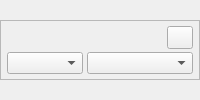
<?xml version="1.0" encoding="UTF-8"?>
<ui version="4.0">
 <class>CustomControllerDeviceWidget</class>
 <widget class="QWidget" name="CustomControllerDeviceWidget">
  <attribute name="connectSlotsByName">
   <bool>false</bool>
  </attribute>
  <layout class="QGridLayout" name="outerLayout">
   <property name="leftMargin">
    <number>0</number>
   </property>
   <property name="topMargin">
    <number>0</number>
   </property>
   <property name="rightMargin">
    <number>0</number>
   </property>
   <property name="bottomMargin">
    <number>0</number>
   </property>
   <property name="spacing">
    <number>0</number>
   </property>
   <item row="0" column="0">
    <widget class="QFrame" name="cardFrame">
     <property name="frameShape">
      <enum>QFrame::StyledPanel</enum>
     </property>
     <property name="frameShadow">
      <enum>QFrame::Sunken</enum>
     </property>
     <property name="sizePolicy">
      <sizepolicy hsizetype="Preferred" vsizetype="Maximum">
       <horstretch>0</horstretch>
       <verstretch>0</verstretch>
      </sizepolicy>
     </property>
     <layout class="QGridLayout" name="innerLayout">
      <property name="leftMargin">
       <number>6</number>
      </property>
      <property name="topMargin">
       <number>5</number>
      </property>
      <property name="rightMargin">
       <number>6</number>
      </property>
      <property name="bottomMargin">
       <number>5</number>
      </property>
      <property name="horizontalSpacing">
       <number>4</number>
      </property>
      <property name="verticalSpacing">
       <number>3</number>
      </property>
      <item row="0" column="0" colspan="2">
       <widget class="PluginClickableLabel" name="nameLabel">
        <property name="sizePolicy">
         <sizepolicy hsizetype="Expanding" vsizetype="Preferred">
          <horstretch>0</horstretch>
          <verstretch>0</verstretch>
         </sizepolicy>
        </property>
       </widget>
      </item>
      <item row="0" column="2">
       <widget class="QToolButton" name="enableButton">
        <property name="checkable">
         <bool>true</bool>
        </property>
        <property name="minimumSize">
         <size>
          <width>26</width>
          <height>0</height>
         </size>
        </property>
        <property name="maximumSize">
         <size>
          <width>26</width>
          <height>16777215</height>
         </size>
        </property>
       </widget>
      </item>
      <item row="1" column="0">
       <widget class="QComboBox" name="granularityCombo"/>
      </item>
      <item row="1" column="1" colspan="2">
       <widget class="QComboBox" name="itemCombo"/>
      </item>
     </layout>
    </widget>
   </item>
  </layout>
 </widget>
 <customwidgets>
  <customwidget>
   <class>PluginClickableLabel</class>
   <extends>QLabel</extends>
   <header>PluginClickableLabel.h</header>
  </customwidget>
 </customwidgets>
 <resources/>
 <connections/>
</ui>
